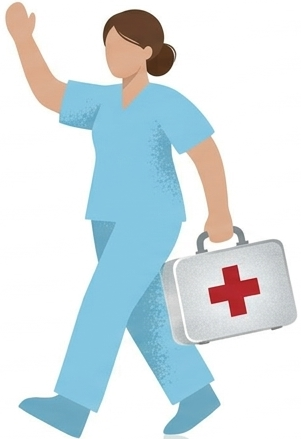
#> input picture video/hyperframes/assets/nurse_arm.png, 301 x 439 px, given in place of MUJERYANCIANO01-29.jpeg, which was not available; the run also reads 1 picture not shown here
$ python chars.py
#> lines starting #> are read from the running program, lines starting #| are printed output that depends on the picture; pictures that were not available may be replaced by others from this repository, and a replacement may not be noted
import cv2, numpy as np
im=cv2.imread("ajustes/Data/MUJERYANCIANO01-29.jpeg"); H,W=im.shape[:2]
#> further down, im is the input picture: shape (439, 301, 3); mean B, G, R 229.7, 225.3, 213.2
#> after `H, W = im.shape[:2]`: H = 439; W = 301
w=cv2.imread("assets/_w_mask.png",0); o=cv2.imread("assets/_o_mask.png",0)
#> after `w = cv2.imread('assets/_w_mask.png', 0)`:
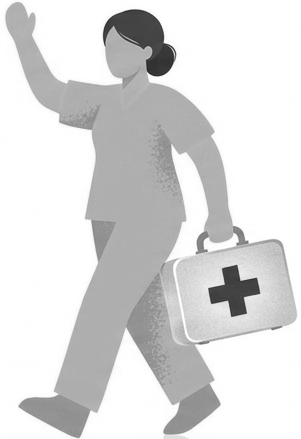
#> w: shape (439, 301); min 33, max 255, mean 219.6
hsv=cv2.cvtColor(im,cv2.COLOR_BGR2HSV)
#> hsv: shape (439, 301, 3); mean H, S, V 39.8, 36.5, 236.3
# --- old man cleanup: drop background O at right, add cap/hair
o[:, 1016:]=0
o[300:462, 948:]=0
head=np.zeros_like(o); head[318:362,862:930]=1
o[(head==1)&(hsv[...,1]>70)]=255
cane=np.zeros_like(o); cane[455:650,955:1015]=1
o[(cane==1)&(hsv[...,1]>80)&(hsv[...,2]<170)]=255
def add_white(img,alpha,ellipses):
    for (cx,cy,rx,ry,ang) in ellipses:
        m=np.zeros_like(alpha); cv2.ellipse(m,(cx,cy),(rx,ry),ang,0,360,255,-1)
        sel=(m>0)&(alpha<128)
        img[sel]=(250,252,252); alpha[sel]=255
img=im.copy()
add_white(img,w,[(152,485,32,36,0),(620,485,17,29,0),(452,338,21,27,-10)])
add_white(img,o,[(894,348,14,15,0),(987,465,10,11,0)])
def split_legs(alpha,top,name,bbox):
#> called with top = 520, name = 'woman', bbox = (60, 280, 660, 840)
    x0,y0,x1,y1=bbox
    a=alpha.copy()
    pants=np.zeros_like(a,bool); pants[top:,:]=True; pants&=(a>0)
    # cane/shoes excluded by hue: pants are blue-violet low-mid sat
    h=hsv[...,0].astype(int); pants&=(h>100)&(h<140)
#> after `h = hsv[..., 0].astype(int)`:
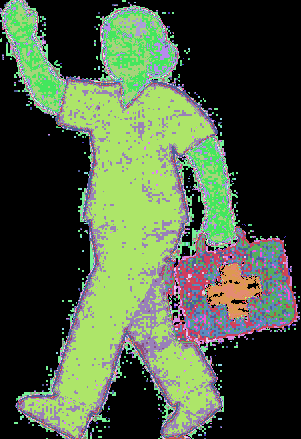
#> h: shape (439, 301) int64; 89 distinct labels, from 0 to 179; one colour per label, 0 black
    L=cv2.cvtColor(im,cv2.COLOR_BGR2LAB)[...,0].astype(np.float32)
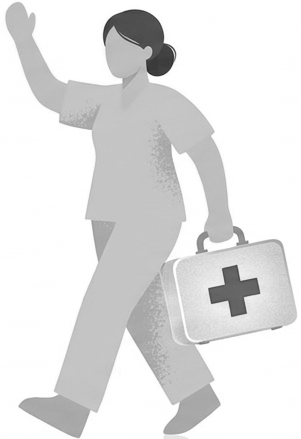
#> L: shape (439, 301) float32; min 38, max 255, mean 226.8
    v=L[pants].reshape(-1,1)
#> v = empty array
#> (the run stopped early here; a loop or call above may not have finished)
